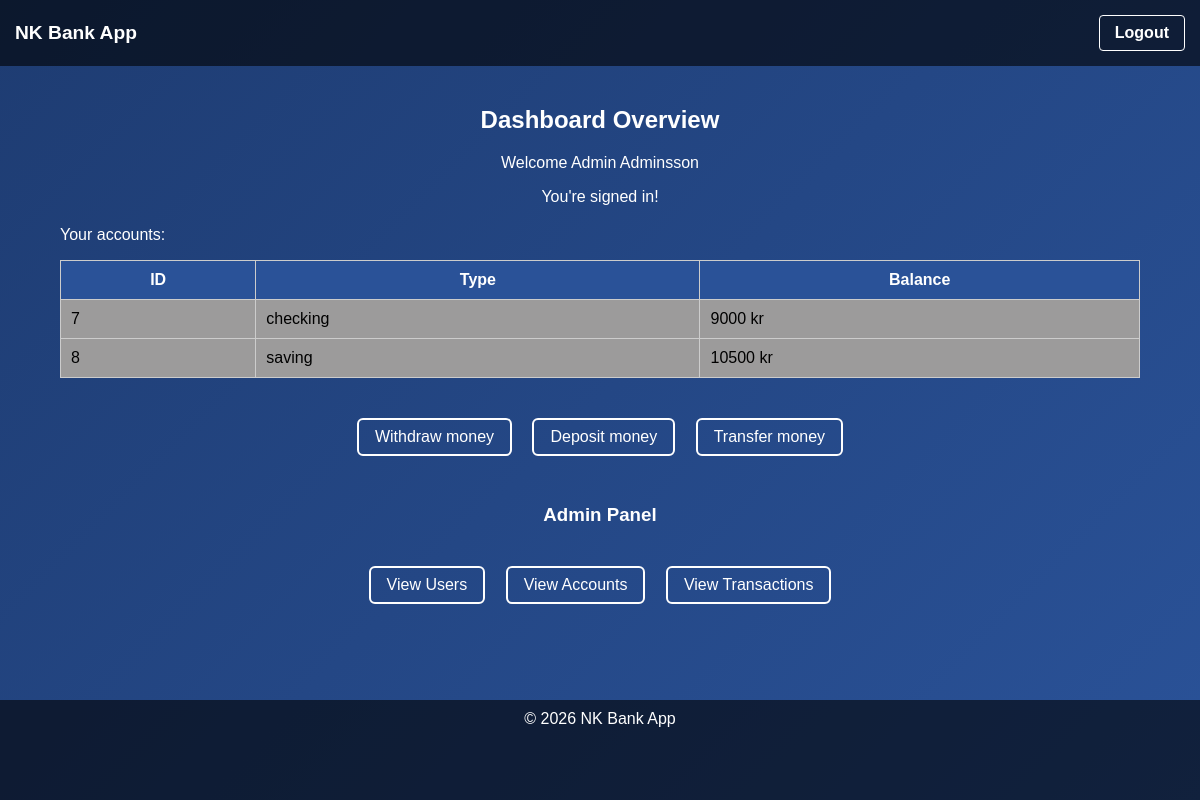
Page /?route=dashboard (signed in) on the committed database.
### tables this page shows
CREATE TABLE accounts 
(
id INTEGER PRIMARY KEY AUTOINCREMENT,
user_id INTEGER NOT NULL REFERENCES users(id),
account_type TEXT NOT NULL DEFAULT 'checking', -- checking, saving
balance REAL NOT NULL DEFAULT 0.00,
created_at TEXT NOT NULL
);

### src/Repositories/AccountRepository.php (called while the page is built, shortened)
<?php
class AccountRepository implements RepositoryInterface {
    private PDO $db;
    public function __construct(PDO $db)
    {
        $this->db = $db;
    }
    public function getByUserId(int $userId): array {
        $stmt = $this->db->prepare(
            "SELECT * FROM accounts WHERE user_id = ?"
        );
        $stmt->execute([$userId]);
        return $stmt->fetchAll();
    }
}
?>

### views/dashboard.php (the view, shortened to what this page needs)
<?php require __DIR__ . "/partials/header.php"; ?>
<div class="dashboard-header">
    <h2>Dashboard Overview </h2>
    <p>Welcome <?= htmlspecialchars($_SESSION["name"]) ?> </p>
    <p>You're signed in!</p>
</div>
 <div class="table-spaced">
    <p class="accounts-title">Your accounts:</p>
    <table>
        <tr>
            <th>ID</th>
            <th>Type</th>
            <th>Balance</th>
        </tr>
        <?php foreach ($accounts as $acc): ?>
            <tr>
                <td><?= htmlspecialchars($acc["id"]) ?></td>
                <td><?= htmlspecialchars($acc["account_type"]) ?></td>
                <td><?= htmlspecialchars($acc["balance"]) ?> kr</td>
            </tr>
        <?php endforeach; ?>
    </table>
</div>
    <div class="dashboard-links">
        <a href="?route=withdraw">Withdraw money</a>
        <a href="?route=deposit">Deposit money</a>
        <a href="?route=transfer">Transfer money</a>
    </div>
<?php if ($_SESSION["role"] === "admin"): ?>
<div class="dashboard-header">
    <h3>Admin Panel</h3>
</div>
<div class="dashboard-links">
    <a href="?route=admin/users">View Users</a>
    <a href="?route=admin/accounts">View Accounts</a>
    <a href="?route=admin/transactions">View Transactions</a>
</div>
<?php endif; ?>
<?php require __DIR__ . "/partials/footer.php"; ?>

### public/style.css (style rules this page uses)
* { box-sizing: border-box; }
body { margin: 0; padding: 0; font-family: Arial, sans-serif; background: linear-gradient( 135deg, #1e3c72, #2a5298 ); min-height: 100vh; display: flex; flex-direction: column; }
.dashboard-header { text-align: center; color: white; margin-top: 40px; }
.accounts-title { text-align: left; margin-top: 20px; color: white; }
table { width: 100%; border-collapse: collapse; background: rgb(156, 155, 155); }
th, td { padding: 10px; border: 1px solid #ccc; }
th { background: #2a5298; color: white; }
.dashboard-links { text-align: center; width: 100%; margin-top: 2rem; }
.dashboard-links a { color: white; width: fit-content; padding: 0.5rem 1rem; text-decoration: none; border-radius: 6px; cursor: pointer; border: 2px solid white; display: inline-block; margin: 0.5rem; }
.table-spaced { width: 90%; margin: 20px auto; }

### rows in the picture
accounts: id "7", account_type "checking", balance "9000"
accounts: id "8", account_type "saving", balance "10500"

### other values in the picture
$_SESSION["name"] "Admin Adminsson"
